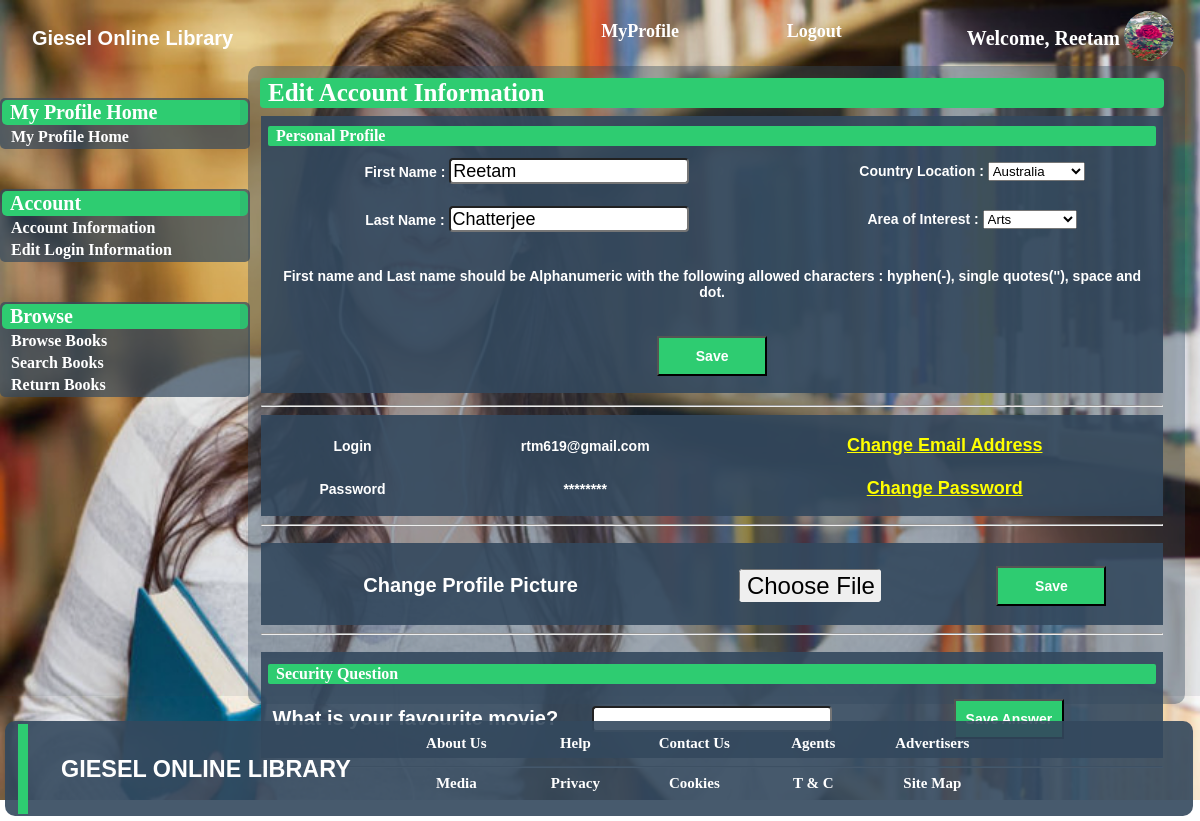
Screenshot of /include/usereditInfo.php (signed in) with the database file from the repository.
### tables this page shows
CREATE TABLE `users_tab` (
  `users_id` int(11) NOT NULL,
  `users_fname` varchar(255) NOT NULL,
  `users_lname` varchar(255) NOT NULL,
  `users_con` int(10) NOT NULL,
  `users_email` varchar(255) NOT NULL,
  `users_pwd` varchar(255) NOT NULL,
  `users_jd` varchar(255) NOT NULL,
  `cl` varchar(255) NOT NULL,
  `ai` varchar(255) NOT NULL,
  `sec_ques` varchar(255) NOT NULL,
  `users_dp` varchar(255) NOT NULL
);

### include/usereditInfo.php (the view, shortened to what this page needs)
<!DOCTYPE html>
<html>
<head>
	<link rel="stylesheet" type="text/css" href="profile1.css">
</head>
<body>
	<div id="wrapper">
		<div id="header">
			<table>
				<tr>
					<td align="center" class="name">
						Giesel Online Library
					</td>
					<td align="right">
						<ul>
							<li><a href="userProfile.php">MyProfile</a></li>
							<li><a href="destroy.php">Logout</a></li>
						</ul>
					</td>
					<td align="right">
						<p style="color: white; font-size: 20px; font-weight: bold;">Welcome, <?php echo $_SESSION['name'] ?></p>
						</td>
						<td>
						<?php
							$email = $_SESSION['email'];
							$sql = "SELECT users_dp FROM users_tab WHERE users_email = '$email' ";
							$res = mysql_query($sql);
							$row = mysql_fetch_array($res);
							$img = $row['users_dp'];
							echo "<img src='".$img."'height='50' width='50' style= 'border-radius: 50%'/>";
						?>
					</td>
				</tr>
			</table>
		</div>
		<div id="leftPanel">
			<table align="center">
				<th>My Profile Home</th>
				<tr>
					<td>
						<a href="userProfile.php">My Profile Home</a>
					</td>
				</tr>
			</table>
			<table align="center">
				<th>Account</th>
				<tr>
					<td>
						<a href="useraccInfo.php">Account Information</a>
					</td>
				</tr>
				<tr>
					<td>
						<a href="usereditInfo.php">Edit Login Information</a>
					</td>
				</tr>
			</table>
			<table align="center">
				<th>Browse</th>
				<tr>
					<td>
						<a href="browse.php">Browse Books</a>
					</td>
				</tr>
				<tr>
					<td>
						<a href="search.php">Search Books</a>
					</td>
				</tr>
				<tr>
					<td>
						<a href="retBooks.php">Return Books</a>
					</td>
				</tr>
			</table>
		</div>
		<div id="rightPanel">
			<div id="content">
				<div id="info">
					<table align="center">
						<th>Edit Account Information</th>
						<tr>
							<td>
								<div id="panel">
									<form action="" method="POST">
										<table>
										<th colspan="2">Personal Profile</th>
										<tr>
											<td align="left">
												First Name : <input type="text" name="fname" value="<?php
													$email = $_SESSION['email'];
													$sql = "SELECT users_fname from users_tab WHERE users_email = '$email' ";
													$result = mysql_query($sql);
													$rws = mysql_fetch_array($result);
													echo $rws[0];
												?>">
											</td>
											<td align="left">
												Country Location : <select name="filter">
																		<option value="Australia">Australia</option>
																	</select>
											</td>
										</tr>
										<tr>
											<td align="left">
												Last Name : <input type="text" name="lname" value="<?php
													$email = $_SESSION['email'];
													$sql = "SELECT users_lname from users_tab WHERE users_email = '$email' ";
													$result = mysql_query($sql);
													$rws = mysql_fetch_array($result);
													echo $rws[0];
												?>">
											</td>
											<td align="left">
												Area of Interest : <select name="filter2">
																		<option value="Arts">Arts</option>
																	</select>
											</td>
										</tr>
										<tr>
											<td colspan="2">
												<p>First name and Last name should be Alphanumeric with the following allowed characters : hyphen(-), single quotes(''), space and dot.</p>
											</td>
										</tr>
										<tr>
											<td align="right" colspan="2">
												<input type="submit" name="save" value="Save" class="btn">
											</td>
										</tr>
									</table>
									</form>
								</div>
							</td>
						</tr>
						<tr>
							<td>
								<div id="panel">
									<hr />
									<table>
										<tr>
											<td>
												Login
											</td>
											<td>
												<?php
													$email = $_SESSION['email'];
													$sql = "SELECT users_email from users_tab WHERE users_email = '$email' ";
													$result = mysql_query($sql);
													$rws = mysql_fetch_array($result);
													echo $rws[0];
												?>
											</td>
											<td align="left">
												<a href="userchangeEmail.php">Change Email Address</a>
											</td>
										</tr>
										<tr>
											<td>
												Password
											</td>
											<td>
												********
											</td>
											<td align="left">
												<a href="userchangePass.php">Change Password</a>
											</td>
										</tr>
									</table>
									<hr />
								</div>
							</td>
						</tr>
						<tr>
							<td>
								<div id="dp">
									<form action="" method="POST" enctype="multipart/form-data">
										<table>
											<tr>
												<td align="center">
													<p style="color: white; font-size: 20px;">Change Profile Picture</p>
												</td>
												<td>
													<input type="file" name="img">
												</td>
												<td>
													<input type="submit" name="upload" value="Save" class="btn">
												</td>
											</tr>
										</table>
									</form>
									<hr />
								</div>
							</td>
						</tr>
						<tr>
							<td>
								<div id="ques">
									<form action="" method="POST">
										<table>
											<th colspan="3">Security Question</th>
											<tr>
												<td align="left">
													<p style="color: white; font-size: 20px;">What is your favourite movie?</p>
												</td>
												<td align="left">
													<input type="text" name="sec">
												</td>
												<td align="left">
													<input type="submit" name="ques" value="Save Answer" class="btn">
												</td>
											</tr>
										</table>
									</form>
								</div>
							</td>
						</tr>
					</table>
				</div>
			</div>
		</div>
		<div id="footer">
			<div id="footcon">
				<table>
					<tr>
						<td>
							<div id="block"> </div>
						</td>
						<td align="center" class="name">
							<h3>GIESEL ONLINE LIBRARY</h3>
						</td>
						<td align="right">
						<ul>
							<li><a>About Us</a></li>
							<li><a>Help</a></li>
							<li><a>Contact Us</a></li>
							<li><a>Agents</a></li>
							<li><a>Advertisers</a></li>
							<li><a>Media</a></li>
							<li><a>Privacy</a></li>
							<li><a>Cookies</a></li>
							<li><a>T & C</a></li>
							<li><a>Site Map</a></li>
						</ul>
					</td>
					</tr>
				</table>
			</div>
		</div>
	</div>
</body>
</html>

### include/profile1.css (style rules this page uses)
body { margin: 0 auto; padding: 0 auto; }
#wrapper { width: 100%; height: 800px; background-image: url('../img/menubg.jpg'); background-repeat: no-repeat; background-size: 100% 100%; float: left; }
#header { position: absolute; height: 58px; width: 100%; background-color: rgba(52, 73, 94, 0.1); }
#header table { width: 100%; height: 50px; border: none; }
.name { color: #fff; font-size: 20px; text-align: left; font-family: Arial; padding-left: 30px; font-weight: bold; }
#header ul { list-style: none; display: block; }
#header table ul li { display: inline-block; margin-left: 15px; margin-right: 5px; padding: 15px; padding-top: 2px; border: none; width: 120px; font-weight: bold; text-align: center; position: relative; cursor: pointer; z-index: 999; }
#header ul li a { color: white; text-decoration: none; font-size: 18px; }
#header ul li::before { position: absolute; content: ""; width: 100%; height: 0; margin-bottom: 6px; background-color: rgba(39, 174, 96, 1); left: 0; bottom: 0; transition: all 0.3s; z-index: -1; }
#leftPanel { margin-top: 58px; width: 20%; height: 638px; border: none; float: left; background-color: rgba(52, 73, 94, 0.1); }
#leftPanel table { border-radius: 5px; width: 250px; margin-top: 40px; background-color: rgba(52, 73, 94, 0.7); }
#leftPanel table th { padding-left: 8px; color: #fff; border-radius: 5px; font-size: 20px; text-align: left; background-color: #2ECC71; }
#leftPanel table a { padding-left: 8px; text-decoration: none; color: #fff; font-weight: bold; }
#rightPanel { margin-top: 58px; width: 80%; height: 638px; border: none; background-color: rgba(52, 73, 94, 0.1); float: left; }
#content { border: none; margin: 8px; height: 638px; margin-right: 15px; border-radius: 10px; background-color: rgba(52, 73, 94, 0.4); }
#info table { margin-top: 5px; margin-left: 5px; border: none; width: 98%; padding: 5px; padding-top: 10px; }
#info table th { border-radius: 4px; padding-left: 8px; width: 100%; color: #fff; font-size: 25px; text-align: left; background-color: #2ECC71; }
#footer { width: 100%; height: 100px; margin-top: 25px; float: left; }
#footcon { color: white; margin-left: 5px; width: 99%; height: 95px; padding: 0px auto; border: none; border-radius: 10px; background-color: rgba(52, 73, 94, 0.9); }
#block { margin-top: 0px; padding: 0px auto; margin-left: 10px; height: 90px; width: 10px; border: none; background-color: #2ECC71; float: left; }
#footcon ul { list-style: none; display: block; margin: 0px auto; padding: 0px auto; border: none; width: 600px; }
#footcon ul li { display: inline-block; margin: 5px; margin-right: 15px; padding: 10px; padding-top: 0px; border: none; width: 75px; height: 20px; font-weight: bold; text-align: center; cursor: pointer; }
#footcon ul li a { color: white; text-decoration: none; font-size: 15px; }
#panel { border-radius: 4px; }
#panel table { margin-top: 5px; margin-left: 0px; width: 100%; padding-top: 8px; background-color: rgba(52, 73, 94, 0.9); }
#panel table th { margin-left: 0px; border-radius: 2px; width: 100%; color: #fff; font-size: 16px; text-align: left; background-color: #2ECC71; }
#panel table td { color: white; font-family: Arial; font-size: 14px; font-weight: bold; padding: 10px; text-align: center; }
#panel table td a { color: yellow; font-size: 18px; }
#dp table { margin-top: 5px; margin-left: 0px; width: 100%; padding-top: 8px; background-color: rgba(52, 73, 94, 0.9); }
#dp table td { color: white; font-family: Arial; font-size: 14px; font-weight: bold; text-align: center; }
#ques table { background-color: rgba(52, 73, 94, 0.9); width: 100%; margin-left: 0px; }
#ques table td { margin: 0px auto; padding: 0px auto; width: 250px; color: white; font-family: Arial; font-size: 14px; font-weight: bold; text-align: center; }
.btn { color: white; font-weight: bold; font-size: 14px; background-color: #2ECC71; width: 110px; height: 40px; }
#ques table th { margin-left: 0px; border-radius: 2px; width: 100%; color: #fff; font-size: 16px; text-align: left; background-color: #2ECC71; }
input[type="text"] { height: 20px; width: 100; font-size: 18px; background-color: #fff; border-radius: 4px; }
input[type="file"] { height: 33px; width: 142px; font-size: 24px; background-color: #fff; border-radius: 4px; }

### rows the page displays
users_tab: users_dp (picture), fname "Reetam", lname "Chatterjee", users_email "rtm619@gmail.com"

### other values shown
$_SESSION['name'] "Reetam"
